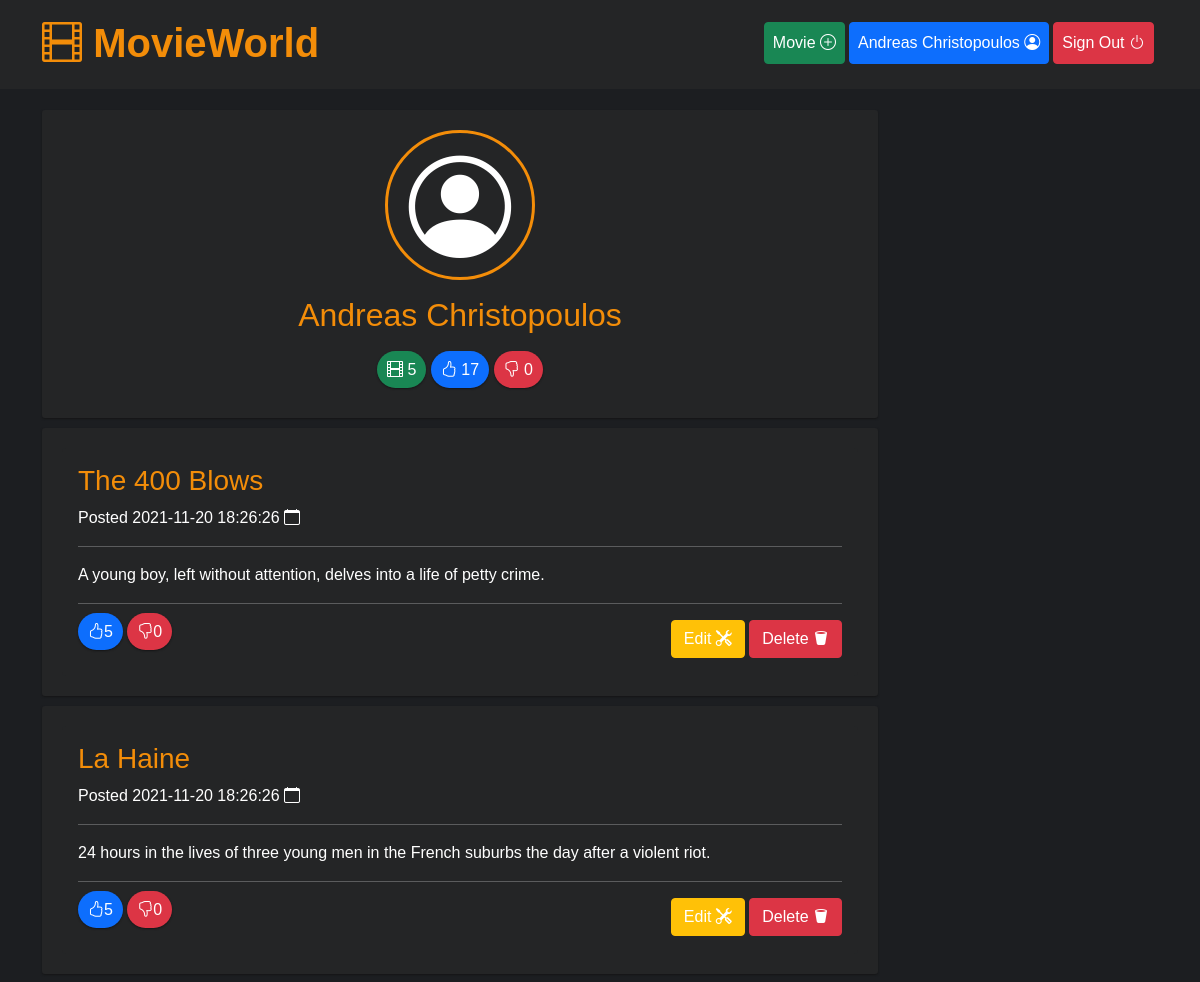
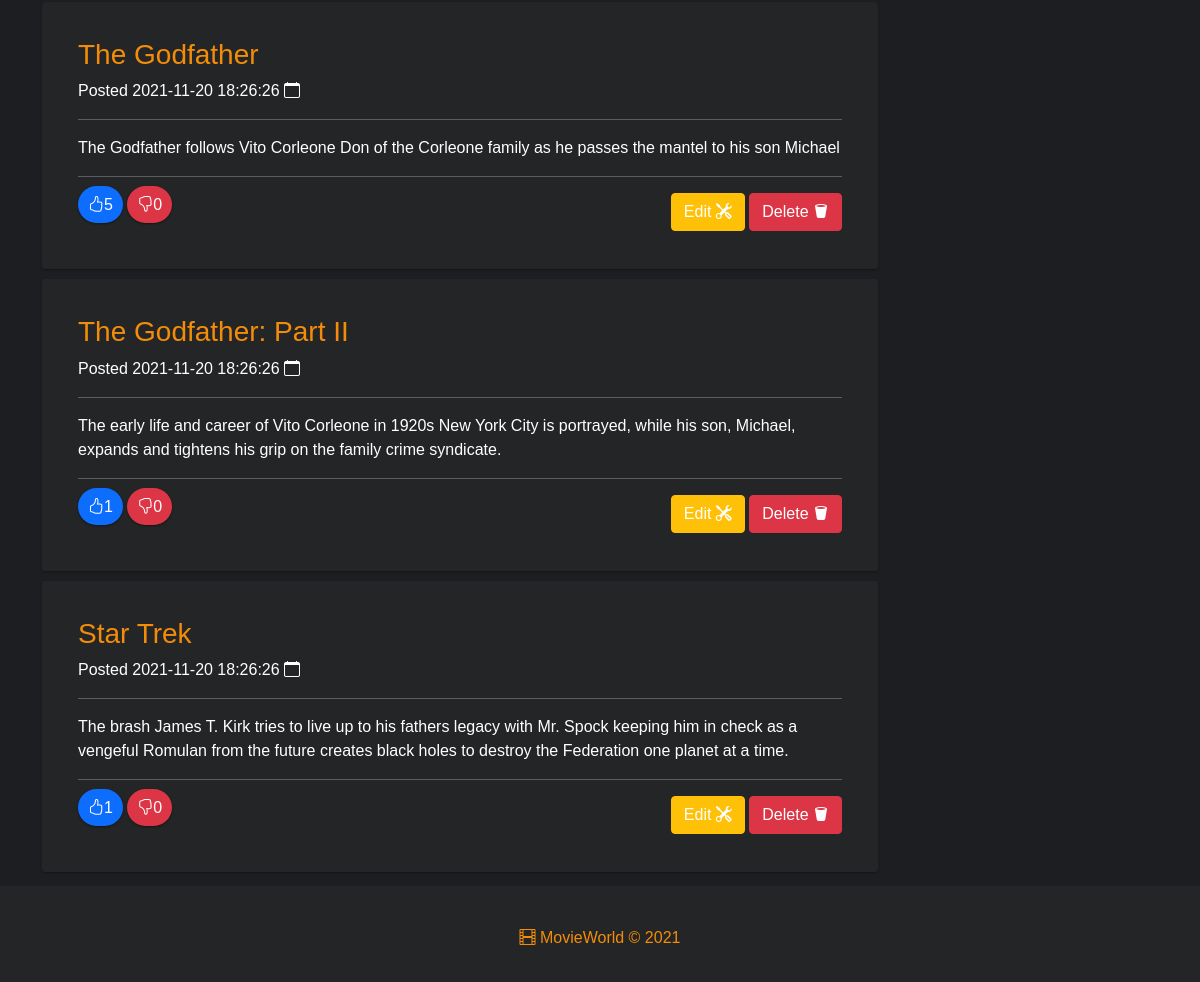
The app's page /app/public/profile.php (signed in) with its own data (2 pictures, top to bottom).
### tables this page shows
CREATE TABLE `movies` (
	`id` INT NOT NULL AUTO_INCREMENT,
	`title` VARCHAR(240) NOT NULL,
	`description` VARCHAR(240) NOT NULL,
    `user_id` INT NOT NULL,
	`created` DATETIME DEFAULT CURRENT_TIMESTAMP,
	`updated` DATETIME DEFAULT CURRENT_TIMESTAMP,
    FOREIGN KEY (user_id) REFERENCES users (id) ON DELETE CASCADE ON UPDATE CASCADE,
	PRIMARY KEY (`id`)
);

### app/public/profile.php (the view, shortened to what this page needs)
<?php
require_once "config.php";
$id = $_SESSION['id'];
$sql_total_movies = 'SELECT COUNT(*) FROM movies WHERE user_id=' . $id;
$total_movies = $pdo->query($sql_total_movies)->fetchColumn();
$sql_movies = 'SELECT * FROM movies WHERE user_id=' . $id . ' ORDER BY updated DESC';
$fullname = $_SESSION['fullname'];
$total_likes = 0;
$total_dislikes = 0;
foreach ($pdo->query($sql_movies) as $row) {
    $sql_total_likes = 'SELECT COUNT(*) FROM ratings WHERE rating = 1 AND movie_id=' . $row['id'];
    $sql_total_dislikes = 'SELECT COUNT(*) FROM ratings WHERE rating = -1 AND movie_id=' . $row['id'];
    try {
        $total_dislikes += $pdo->query($sql_total_dislikes)->fetchColumn();
        $total_likes += $pdo->query($sql_total_likes)->fetchColumn();
    } catch (PDOException $e) {
    }
}
?>
<?php include "header.php"; ?>
<main class="container">
    <div class="row g-1">
        <div class="col-lg-9 col-12">
            <div class="movie-texture">
                <div class="profile m-auto text-center">
                    <i class="bi bi-person-circle text-white" style="font-size: 6.4rem;"></i>
                </div>
                <h2 class="text-center text-gold p-3"><?php echo $fullname ?></h2>
                <p class="text-center text-white">
                    <span class="movie"><i class="bi bi-film"></i> <?php echo $total_movies ?></span>
                    <span class="like"><i class="bi bi-hand-thumbs-up"></i> <?php echo $total_likes ?></span>
                    <span class="dislike"><i class="bi bi-hand-thumbs-down"></i> <?php echo $total_dislikes ?></span>
                </p>
            </div>
            <?php
            foreach ($pdo->query($sql_movies) as $row) {
                $sql_likes = 'SELECT COUNT(*) FROM ratings WHERE movie_id=' . $row['id'] . ' AND rating = 1';
                $sql_dislikes = 'SELECT COUNT(*) FROM ratings WHERE movie_id=' . $row['id'] . ' AND rating = -1';
                try {
                    $likes = $pdo->query($sql_likes)->fetchColumn();
                } catch (PDOException $e) {
                    $likes = 0;
                }
                try {
                    $dislikes = $pdo->query($sql_dislikes)->fetchColumn();
                } catch (PDOException $e) {
                    $dislikes = 0;
                }
                print '<div class="movie-texture">';
                print '<div class="card bg-very-dark">';
                print '<div class="card-body">';
                print '<h3 class="card-title">' . $row['title'] . '</h3>';
                print '<p>Posted ' . $row['updated'] . ' <i class="bi bi-calendar"></i></p>';
                print '<hr />';
                print '<p class="card-text">' . $row['description'] . '</p>';
                print '<hr />';
                print '<p>';
                print '<span class="like"><i class="bi bi-hand-thumbs-up"></i>' . $likes . '</span> ';
                print '<span class="dislike"><i class="bi bi-hand-thumbs-down"></i>' . $dislikes . '</span>';
                print '<span style="float:right">';
                print '<a class="btn btn-warning text-white" href="editMovie.php?id=' . $row['id'] . '">Edit <i class="bi bi-tools"></i></a> ';
                print '<a class="btn btn-danger  text-white" href="deleteMovie.php?id=' . $row['id'] . '">Delete <i class="bi bi-trash2-fill"></i></a>';
                print '</span>';
                print '</p>';
                print '</div>';
                print '</div>';
                print '</div>';
            }
            ?>
        </div>
    </div>
</main>
<?php include 'footer.php'; ?>

### app/public/header.php (shortened to what this page needs)
<!doctype html>
<html lang="en">
<head>
  <link href="https://cdn.jsdelivr.net/npm/bootstrap@5.1.3/dist/css/bootstrap.min.css" rel="stylesheet">
  <link rel="stylesheet" href="https://cdn.jsdelivr.net/npm/bootstrap-icons@1.7.1/font/bootstrap-icons.css">
  <link href="./assets/css/app.css" rel="stylesheet" />
</head>
<body>
  <header>
    <nav class="navbar fixed-top navbar-expand-lg navbar-dark bg-very-dark">
      <div class="container">
        <a class="navbar-brand" href="/"><i class="bi bi-film"></i> MovieWorld </a>
        <div class="collapse navbar-collapse" id="navbarNav">
          <ul class="navbar-nav ms-auto">
            <?php
            if ($_SESSION && $_SESSION["loggedin"] === true) {
              echo '
              <li class="nav-item me-1 mb-1">
                <a class="nav-link btn btn-success text-white" href="newMovie.php">Movie <i class="bi bi-plus-circle"></i></a>
              </li>
              <li class="nav-item me-1 mb-1">
                <a class="nav-link btn btn-primary text-white" href="profile.php">' . $_SESSION['fullname'] . ' <i class="bi bi-person-circle"></i></a>
              </li>
              <li class="nav-item me-1 mb-1">
                <a class="nav-link btn btn-danger text-white" href="logout.php">Sign Out <i class="bi bi-power"></i></a>
              </li>';
            }
            ?>
          </ul>
        </div>
      </div>
    </nav>
  </header>
  <div class="add-space"></div>

### app/public/footer.php (shortened to what this page needs)
<div class="add-space"></div>
<footer class="footer fixed-bottom mt-auto p-3 bg-very-dark">
    <div class="container">
        <br />
        <p class="text-gold text-center"><i class="bi bi-film"></i> MovieWorld © 2021</p>
    </div>
</footer>
</body>
</html>

### app/public/assets/css/app.css (style rules this page uses)
* { margin: 0; padding: 0; box-sizing: inherit; }
html { box-sizing: border-box; }
body { background-color: #1c1e21; font-family: 'Robot', sans-serif; color: #fff; }
.navbar-brand { color: #f38d09 !important; font-weight: bold; border-bottom: 3px solid #242526; transition: border 0.5s ease-in-out; font-size: 2.5rem !important; }
.bg-very-dark { background-color: #242526; }
.movie { padding: 10px; background: #198754; border-radius: 20px; box-shadow: 0 1px 2px #151516; }
.like { padding: 10px; background: #0d6efd; border-radius: 20px; box-shadow: 0 1px 2px #151516; }
.dislike { padding: 10px; background: #dc3545; border-radius: 20px; box-shadow: 0 1px 2px #151516; }
.movie-texture { margin: 10px 0; width: 100%; height: auto; background: #242526; padding: 20px; border-radius: 3px; box-shadow: 0 1px 2px #151516; }
.card { border: none; }
.card-title { color: #f38d09; }
.text-gold { color: #f38d09; }
.add-space { height: 100px; }
.profile { border-radius: 100%; border: 3px solid #f38d09; width: 150px; height: 150px; background-color: #242526; }

### records on screen
movies: title "The 400 Blows", updated "2021-11-20 18:26:26", description "A young boy, left without attention, delves into a life of petty crime.", likes "5", dislikes "0"
movies: title "La Haine", updated "2021-11-20 18:26:26", description "24 hours in the lives of three young men in the French suburbs the day after a violent riot.", likes "5", dislikes "0"
movies: title "The Godfather", updated "2021-11-20 18:26:26", description "The Godfather follows Vito Corleone Don of the Corleone family as he passes the mantel to his son Michael", likes "5", dislikes "0"
movies: title "The Godfather: Part II", updated "2021-11-20 18:26:26", description "The early life and career of Vito Corleone in 1920s New York City is portrayed, while his son, Michael, expands and tightens his grip on the family crime syndicate.", likes "1", dislikes "0"
movies: title "Star Trek", updated "2021-11-20 18:26:26", description "The brash James T. Kirk tries to live up to his fathers legacy with Mr. Spock keeping him in check as a vengeful Romulan from the future creates black holes to destroy the Federation one planet at a time.", likes "1", dislikes "0"

### other values on screen
$_SESSION['fullname'] "Andreas Christopoulos"
$fullname "Andreas Christopoulos"
$total_movies "5"
$total_likes "17"
$total_dislikes "0"
